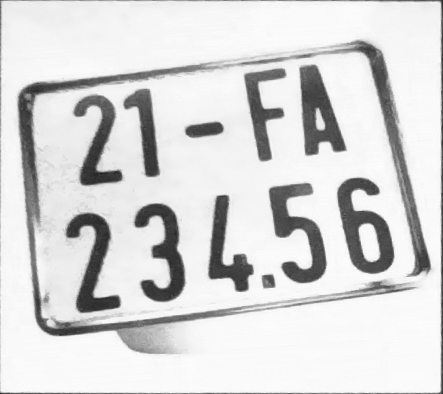
#> input picture plates/plate_21FA_23456_crop.png, 443 x 394 px
$ python -i main.py   (imports and definitions only)
#> lines starting #> are read from the running program, lines starting #| are printed output that depends on the picture; after the words box and inside, x2 and y2 are one past the last pixel; in counts of white or black regions, pixels touching at a corner belong together
#> further down, picture is the input picture: shape (394, 443); min 34, max 254, mean 215
import cv2
import easyocr
import imutils
import numpy as np
import re
import os
import tkinter as tk
from tkinter import ttk, messagebox
from PIL import Image, ImageTk
import threading
import queue
import datetime
import csv


# ─── OCR Helpers ──────────────────────────────────────────────────────────────

# [40 lines left out: functions fix_chars, order_points, four_point_transform, not called in this run]


# Vietnamese plate regex patterns:
# 2 digits + 1-2 letters (can include digits like F1) + 3-5 digits
# Supports 1-line and 2-line formats
_PLATE_RE = re.compile(
    r'^\d{2}-[A-Z0-9]{1,2}\s+\d{3,5}$'        # 51-F1 12345
    r'|^\d{2}-[A-Z0-9]{1,2}\s+\d{3}\.\d{2}$'  # 51-F1 123.45
    r'|^\d{2}[A-Z0-9]{1,2}-\d{4,5}$'          # 51F1-12345
    r'|^\d{2}[A-Z0-9]{1,2}-\d{3}\.\d{2}$'      # 51F1-123.45
)

# [60 lines left out: functions is_valid_plate, process_plate, not called in this run]


def detect_plate_location(gray):
    """
    Find the best rectangle for the plate using dual paths:
    1. Edge-based (Canny + Dilation) - detects high-contrast borders.
    2. Region-based (Adaptive Threshold) - detects the white plate body.
    Collects all candidates and picks the one that best fits plate geometry.
    """
    if gray is None:
        return None

    # Path 1: Edges with Dilation
    bfilt = cv2.bilateralFilter(gray, 11, 17, 17)
    edged = cv2.Canny(bfilt, 30, 200)
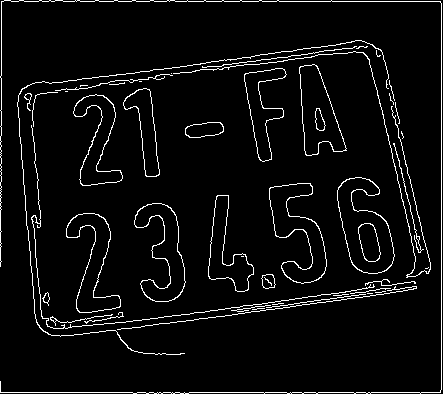
#> edged: shape (394, 443); 4.8% white in thin lines or dots
    # Smaller kernel for dilation to avoid merging with nearby objects
    kernel = cv2.getStructuringElement(cv2.MORPH_RECT, (2, 2))
    dilated = cv2.dilate(edged, kernel, iterations=1)
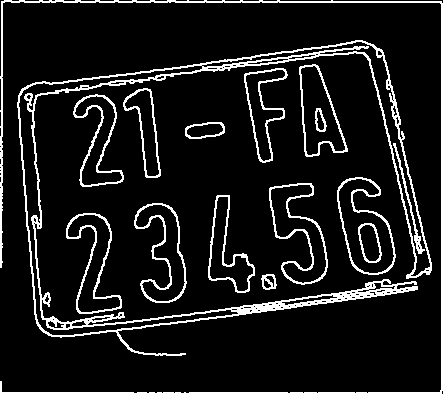
#> dilated: shape (394, 443); 10.2% white in thin lines or dots

    # Path 2: Adaptive Threshold
    thresh = cv2.adaptiveThreshold(gray, 255, cv2.ADAPTIVE_THRESH_GAUSSIAN_C,
                                   cv2.THRESH_BINARY_INV, 11, 2)
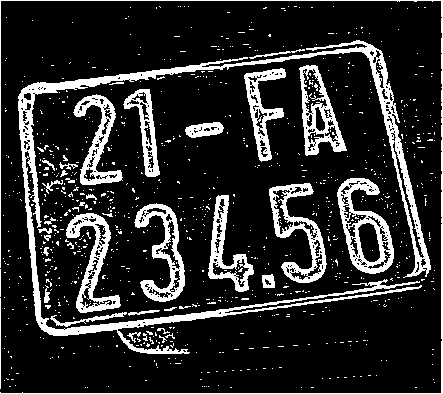
#> thresh: shape (394, 443); 16.8% white; 895 white regions (856 under 20 px), largest, box (x1, y1, x2, y2) and area: (18, 40, 431, 354) 9264, (337, 178, 394, 274) 2061, (0, 0, 443, 394) 1910

    candidates = []

    # Process both binary images to find candidates
    for i, binary_img in enumerate([dilated, thresh]):
        kp = cv2.findContours(binary_img.copy(), cv2.RETR_TREE, cv2.CHAIN_APPROX_SIMPLE)
        contours = imutils.grab_contours(kp)
        if not contours:
            continue

        # Inspect top 15 contours by area
        contours = sorted(contours, key=cv2.contourArea, reverse=True)[:15]

        for contour in contours:
            area = cv2.contourArea(contour)
            if area < 600: continue # Slightly lower area min to allow for smaller views

            x, y, w, h = cv2.boundingRect(contour)
            aspect = w / float(h)

            # Rebalance aspect ratios: wider range (0.5 to 6.5) to capture skewed/long plates
            if not (0.5 < aspect < 6.5):
                continue

            # Geometry checks
            perim = cv2.arcLength(contour, True)
            approx = cv2.approxPolyDP(contour, 0.02 * perim, True)
            rect_area = w * h
            solidity = float(area) / rect_area if rect_area > 0 else 0

            # Scoring:
            # 1. Higher solidity is better (rectangularity)
            # 2. 4-point approximation is a strong signal
            # 3. Path 1 (Edges) typically has higher precision than Path 2 (Regions)
            score = solidity * 10.0
            if len(approx) == 4:
                score += 5.0
            if i == 0: # Favor edge-based detection slightly if sharp
                score += 2.0

            if solidity > 0.4:
                candidates.append({
                    'score': score,
                    'approx': approx,
                    'rect': np.array([[[x, y]], [[x+w, y]], [[x+w, y+h]], [[x, y+h]]])
                })
#> this loop made 2 passes
#> after the loop, candidates = 15 items

    if not candidates:
        return None

    # Pick the highest scoring candidate
    best = sorted(candidates, key=lambda x: x['score'], reverse=True)[0]
#> best = {'score': 8.11, 'approx': contour of 12 points, box (x1, y1, x2, y2) (337, 179, 396, 274), area 3345, 'rect': [[337, 177], [396, 177], [396, 275], [337, 275]]}

    # Prefer the 4-point approximation if it exists and score is high
    if len(best['approx']) == 4:
        return best['approx']
    return best['rect']


# [8 lines left out: function preprocess_crop, not called in this run]


# ─── Manual Entry Dialog ───────────────────────────────────────────────────────

class ManualEntryDialog(tk.Toplevel):
    # [68 lines left out: functions __init__, _confirm, not called in this run]


# ─── Main Application ──────────────────────────────────────────────────────────

class LicensePlateApp:
    VOTE_THRESHOLD = 7    # rebalanced for sensitivity
    NO_DETECT_FRAMES = 60
    MIN_CONF = 0.65       # lowered from 0.75 for better handheld/skewed capture

    # [184 lines left out: functions __init__, _build_ui, _init_reader_thread, not called in this run]

    # ─── Thread 2: Camera scan (background) ───────────────────────────────────

    def _scan_cameras_thread_start(self):
        self.root.after(0, lambda: self.status_var.set("Đang dò tìm camera..."))
        threading.Thread(target=self._scan_cameras_worker, daemon=True).start()

    # [352 lines left out: functions _scan_cameras_worker, _on_cameras_found, _open_camera, _on_camera_opened, _capture_loop, _ocr_loop and 11 more, not called in this run]


# ─── Entry point ──────────────────────────────────────────────────────────────

# [5 lines not run here, left out]

>>> import cv2
>>> picture = cv2.imread('plates/plate_21FA_23456_crop.png', cv2.IMREAD_GRAYSCALE)
>>> result = detect_plate_location(picture)
#> result = [[337, 177], [396, 177], [396, 275], [337, 275]]
